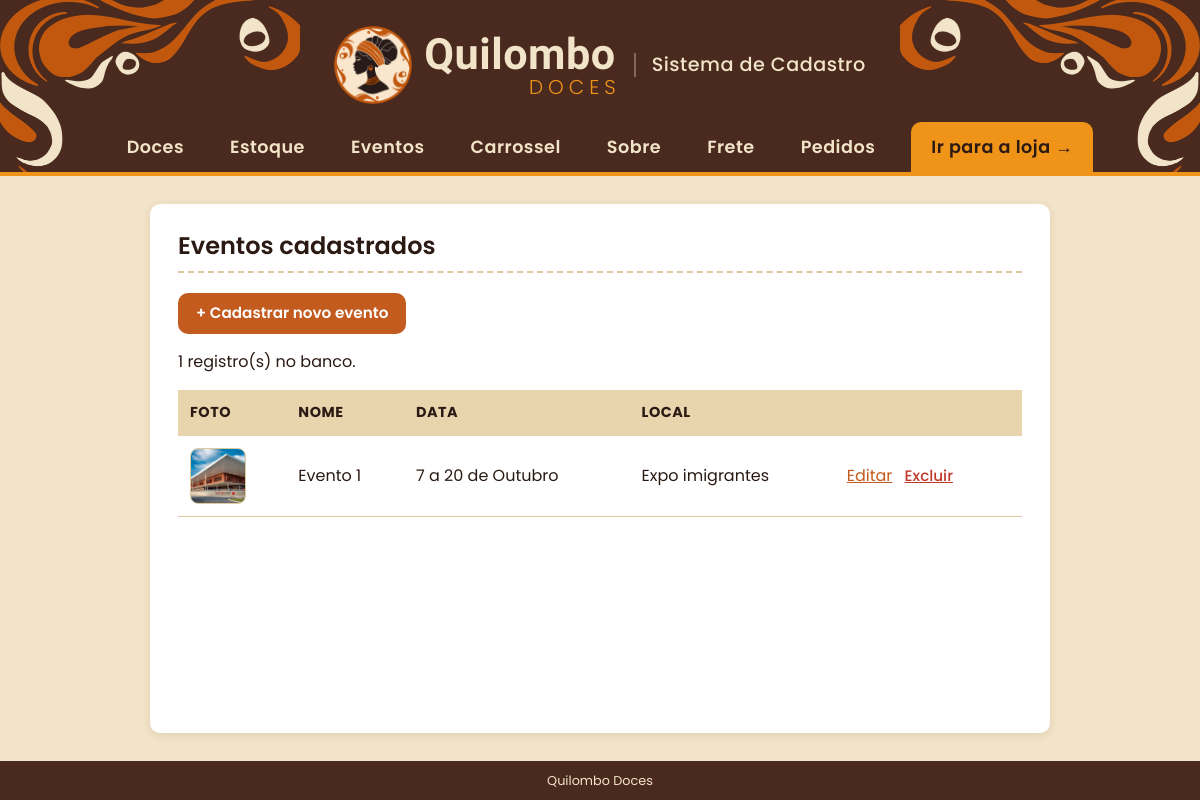
The page /eventos (signed in) on the database its author committed.
### tables this page shows
CREATE TABLE eventos (
                id     INTEGER PRIMARY KEY AUTOINCREMENT,
                nome   TEXT    NOT NULL,
                descricao TEXT 
            , imagem TEXT, local TEXT, data_inicio TEXT, data_fim TEXT, horario TEXT, taxa TEXT);

### app.py (the view)
@app.route("/eventos")
def eventos():
    conn = conectar_banco()
    eventos = conn.execute(
        'SELECT * FROM eventos ORDER BY data_inicio IS NULL, data_inicio, nome').fetchall()
    conn.close()
    return render_template("eventos.html", eventos=eventos,
                           msg=request.args.get("msg", ""))

### app.py (called while the page is built)
@app.context_processor
def dados_globais():
    return {
        "qtd_carrinho": sum(session.get("carrinho", {}).values()),
        "whatsapp": WHATSAPP,
        "pedidos_pendentes": contar_pedidos_pendentes(),
        "cliente": cliente_atual(),      # cliente logado na loja (ou None)
    }

def contar_pedidos_pendentes():
    conn = conectar_banco()
    qtd = conn.execute(
        "SELECT COUNT(*) FROM pedidos WHERE status = 'informado'").fetchone()[0]
    conn.close()
    return qtd

@app.before_request
def proteger_admin():
    endpoint = request.endpoint or ""
    if (not endpoint                            # pagina que nao existe: mostra o erro 404
            or endpoint.startswith("loja")
            or endpoint.startswith("contas.")
            or endpoint in PAGINAS_PUBLICAS
            or session.get("admin_id")
            or conta_e_admin()):                  # conta de admin logada na loja: entra direto
        return None
    if endpoint == "listar":
        return redirect(url_for("loja"))
    proximo = request.path if request.method == "GET" else ""
    return redirect(url_for("admin_entrar", proximo=proximo))

def ultimo_dia(evento):
    texto = evento["data_fim"] or evento["data_inicio"]
    return date.fromisoformat(texto) if texto else None

def evento_encerrado(evento):
    fim = ultimo_dia(evento)
    return fim is not None and fim < date.today()

@app.template_filter("datas_evento")
def datas_evento(evento):
    if not evento["data_inicio"]:
        return ""
    ini = date.fromisoformat(evento["data_inicio"])
    fim = date.fromisoformat(evento["data_fim"]) if evento["data_fim"] else ini
    if fim == ini:
        return f"{ini.day} de {MESES[ini.month - 1]}"
    if fim.month == ini.month:
        return f"{ini.day} a {fim.day} de {MESES[fim.month - 1]}"
    return f"{ini.day} de {MESES[ini.month - 1]} a {fim.day} de {MESES[fim.month - 1]}"

### contas.py (called while the page is built)
def so_numeros(texto):
    return "".join(c for c in texto if c.isdigit())

def cliente_atual():
    id_cliente = session.get("cliente_id")
    if not id_cliente:
        return None
    conn = conectar_banco()
    cliente = conn.execute('SELECT * FROM clientes WHERE id = ?',
                           (id_cliente,)).fetchone()
    conn.close()
    if cliente is None:                     # conta apagada: sai da sessao
        session.pop("cliente_id", None)
    return cliente

def conta_e_admin():
    cliente = cliente_atual()
    return cliente is not None and so_numeros(cliente["cpf"]) in CPFS_ADMIN

### templates/eventos.html (shortened to what this page needs)
{% extends "base.html" %}
{% block conteudo %}
  <h2>Eventos cadastrados</h2>
  <p><a class="botao" href="{{ url_for('novo_evento') }}">+ Cadastrar novo evento</a></p>
  {% if eventos %}
    <p>{{ eventos|length }} registro(s) no banco.</p>
    <table>
      <tr>
        <th>Foto</th>
        <th>Nome</th>
        <th>Data</th>
        <th>Local</th>
        <th></th>
      </tr>
      {% for p in eventos %}
        <tr>
          <td>
            {% if p['imagem'] %}
              <img class="miniatura" src="{{ url_for('static', filename='uploads/' ~ p['imagem']) }}" alt="">
            {% else %}
              <span class="miniatura sem-foto">{{ p['nome'][0]|upper }}</span>
            {% endif %}
          </td>
          <td>{{ p['nome'] }}</td>
          <td>
            {{ p|datas_evento or '—' }}
          </td>
          <td>{{ p['local'] or '—' }}</td>
          <td>
            <a href="{{ url_for('editar_evento', id_evento=p['id']) }}">Editar</a>
            <form method="post" action="{{ url_for('excluir_evento', id_evento=p['id']) }}"
                  onsubmit="return confirm('Excluir este evento?');">
              <button type="submit" class="link-perigo">Excluir</button>
            </form>
          </td>
        </tr>
      {% endfor %}
    </table>
  {% else %}
    <p class="vazio">Nenhum evento cadastrado ainda.</p>
  {% endif %}
{% endblock %}

### static/estilo.css (style rules this page uses)
:root { --areia: #f2e4c8; --areia-escura: #e8d5ae; --cacau: #2b1a14; --raiz: #4a2a1e; --cacau-2: #2b1a14; --terracota: #c35a1e; --terracota-hover: #4a2a1e; --ouro: #ef9319; --ouro-hover: #d6820f; --verde: #25d366; --verde-hover: #1da851; --perigo: #c0392b; --sucesso-bg: #e8f6ec; --sucesso-txt: #1e6b3a; --erro-bg: #fdecea; --branco: #ffffff; --borda: #dcc9a0; --texto-suave: #6b4a3a; --raio: 10px; --raio-grande: 12px; --sombra: 0 2px 10px rgba(74, 42, 30, 0.10); --sombra-forte: 0 8px 20px rgba(74, 42, 30, 0.18); --fonte-texto: "Poppins", Arial, sans-serif; --fonte-marca: "Kaushan Script", cursive; }
* { box-sizing: border-box; }
body { margin: 0; font-family: var(--fonte-texto); font-size: 16px; line-height: 1.5; color: var(--cacau); background: var(--areia); min-height: 100vh; display: flex; flex-direction: column; }
h1, h2, h3 { font-family: var(--fonte-texto); font-weight: 600; line-height: 1.2; }
a { color: var(--terracota); }
img { max-width: 100%; }
main h2 { margin-top: 0; padding-bottom: 10px; border-bottom: 2px dashed var(--borda); }
table { width: 100%; border-collapse: collapse; margin: 16px 0; }
th { text-align: left; background: var(--areia-escura); padding: 12px; font-size: 0.9rem; text-transform: uppercase; letter-spacing: 0.5px; }
td { padding: 12px; border-bottom: 1px solid var(--borda); vertical-align: middle; word-break: break-word; max-width: 400px; }
td form { display: inline-block; margin: 4px 2px; }
button, .botao, .btn-whatsapp { font-family: inherit; font-size: 0.95rem; font-weight: 600; border: none; border-radius: var(--raio); padding: 9px 18px; cursor: pointer; text-decoration: none; display: inline-block; transition: background 0.2s, transform 0.1s; }
button { background: var(--raiz); color: var(--areia); }
.botao { background: var(--terracota); color: var(--branco); }
.link-perigo { background: none; color: var(--perigo); padding: 4px 6px; text-decoration: underline; font-weight: 500; }
.miniatura { display: flex; align-items: center; justify-content: center; width: 56px; height: 56px; object-fit: cover; background: var(--branco); border-radius: 8px; border: 1px solid var(--borda); }

### rows shown on the page
eventos: imagem (picture), nome "Evento 1", p "7 a 20 de Outubro", local "Expo imigrantes"

### other values the page prints
{{ eventos|length }} "1"
